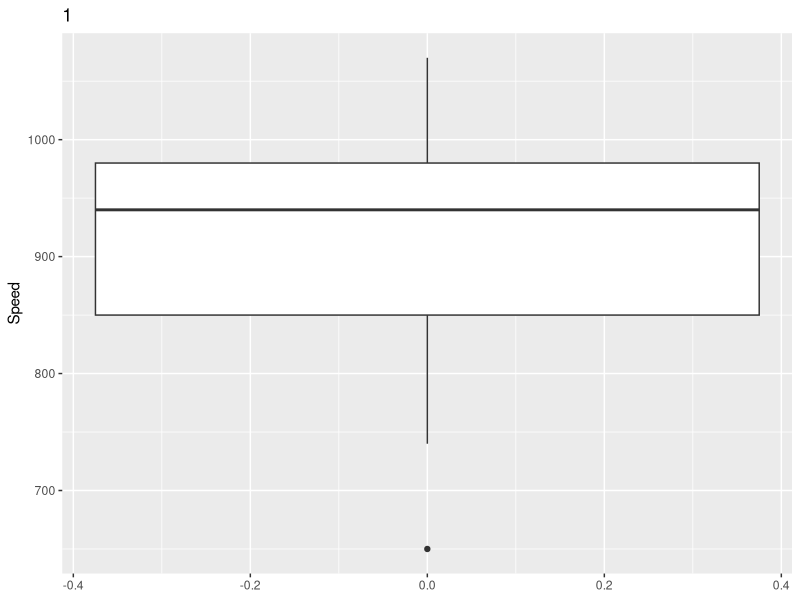
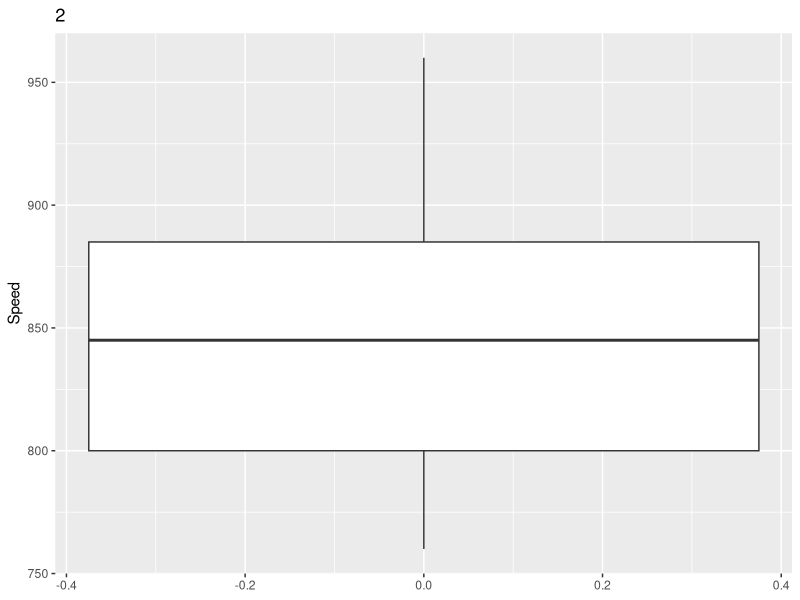
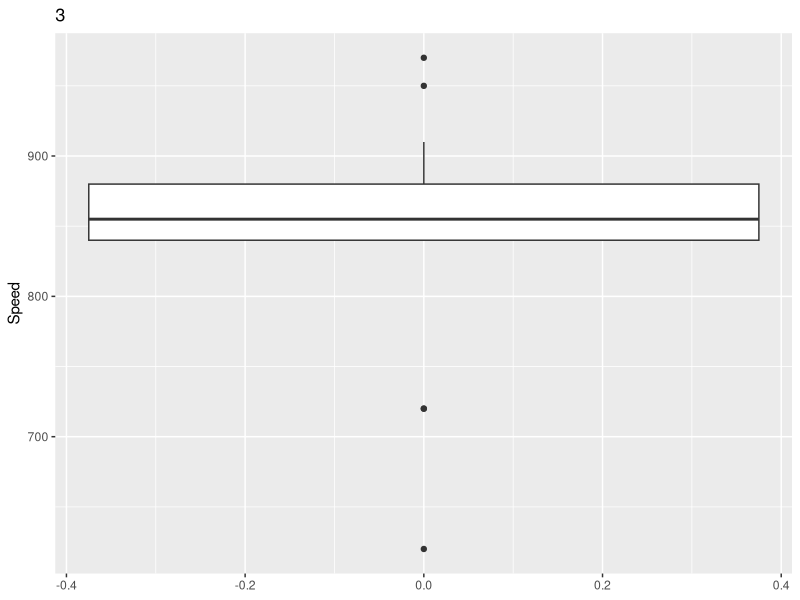
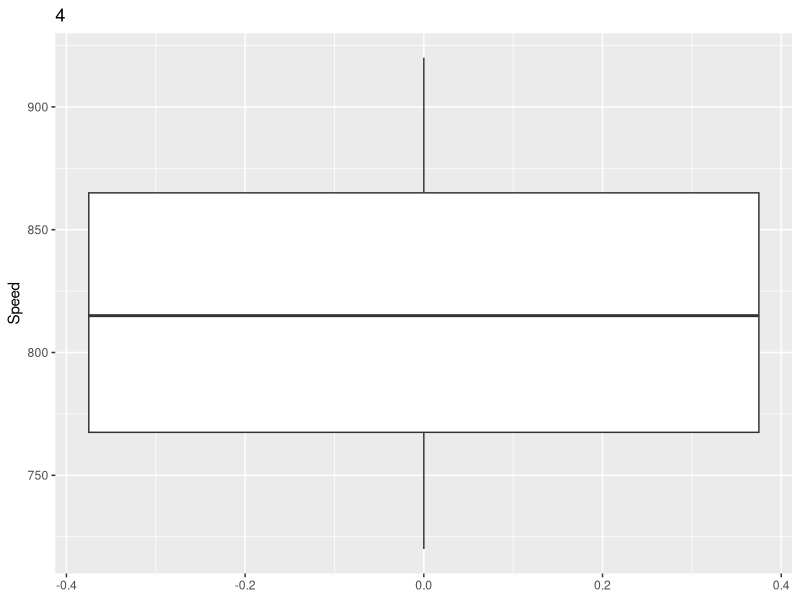
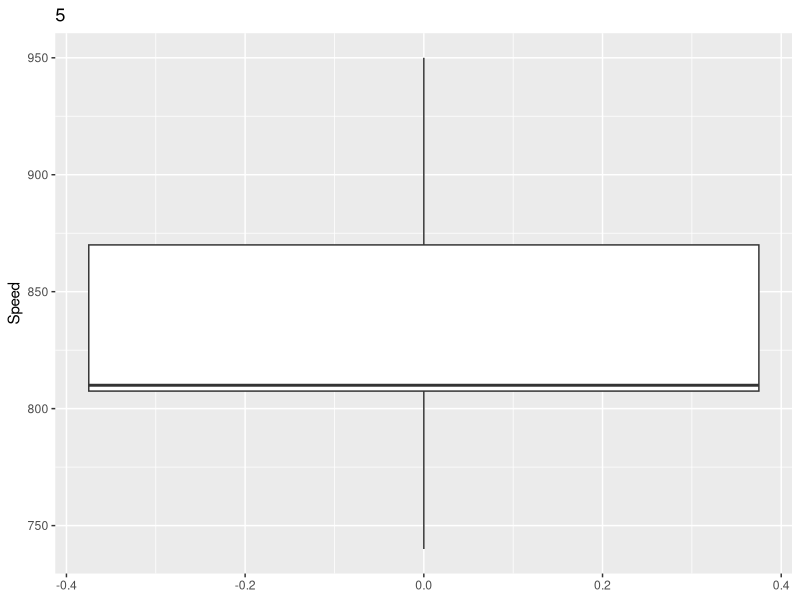
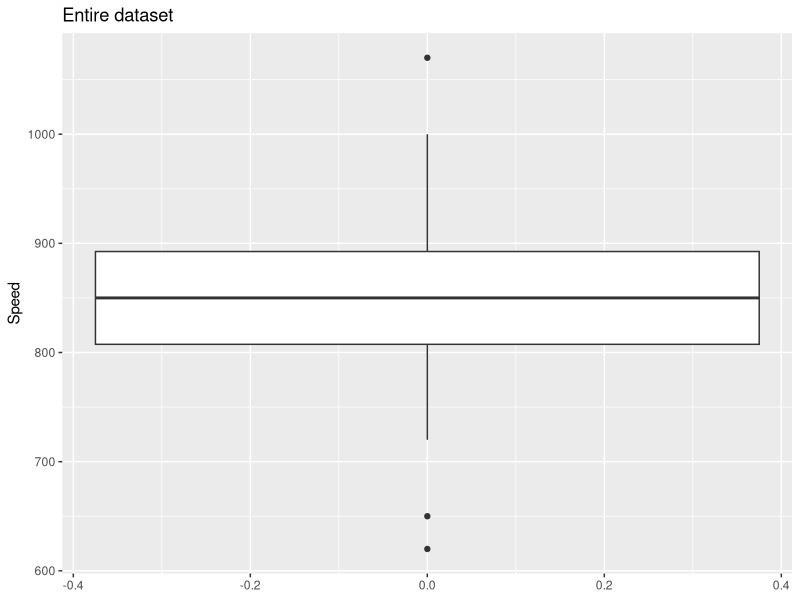
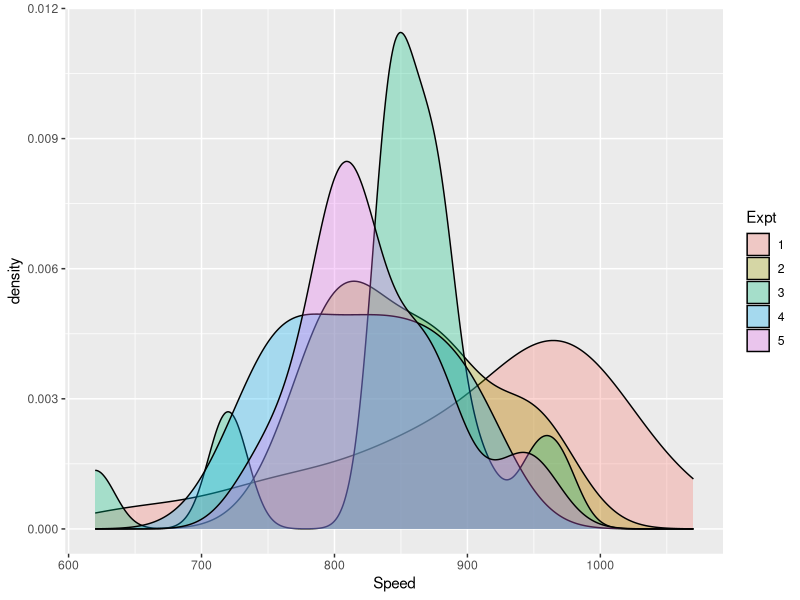
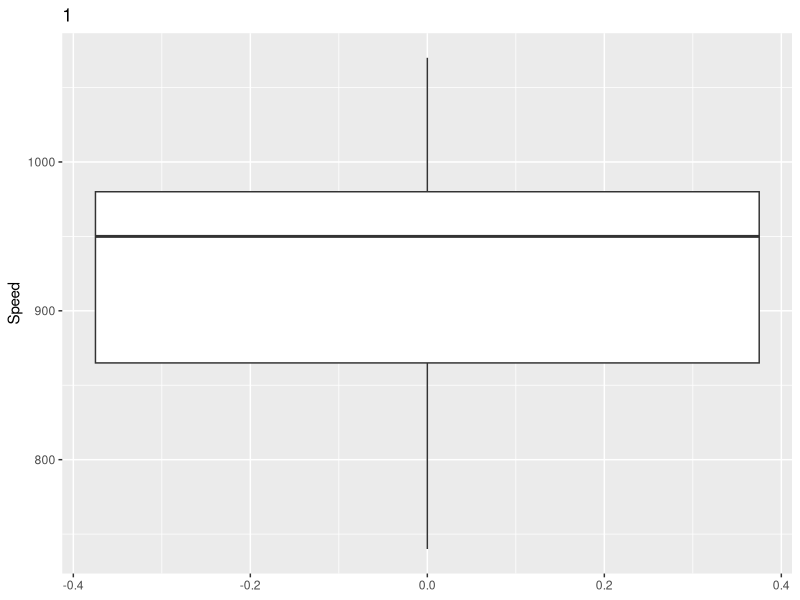

Reproduce these figures in R, in order.
## ---- chunk 1
knitr::opts_chunk$set(echo = TRUE)
## ---- chunk 2
library(dplyr)
library(ggplot2)
## ---- chunk 3
data <- read.csv("humans-names.csv")
morleydata <- read.table("morley.dat",header=T)
morley = read.table("morley.dat",header=T)

## ---- chunk 4
expt = unique(morley$Expt)
expt.i = expt[1]
mu = c()
std = c()
idx.list = list()
for(expt.i in expt)
{
  morley.i = morley[morley$Expt==expt.i,]
  print(ggplot(morley.i,aes(y=Speed)) + geom_boxplot() + ggtitle(expt.i))
  q1 = quantile(morley.i$Speed, 0.25)
  q3 = quantile(morley.i$Speed, 0.75)
  IQR = 1.5*(q3-q1)
  
  idx = which(morley.i$Speed < (q1 - IQR) | morley.i$Speed > (q3+IQR))
  #print(IQR)
  idx.list = c(idx.list, list(idx)) 
  print(morley.i$Speed[idx])
  
}
ggplot(morley,aes(y=Speed)) + geom_boxplot() + ggtitle("Entire dataset")
## ---- chunk 5
morleydata$Expt <- as.factor(morleydata$Expt)

head(morleydata)
#morley2$Expt = as.factor(morley2$Expt)
morleydata%>% ggplot(aes(x = Speed, fill = Expt))+
  geom_density(alpha = 0.3)
## ---- chunk 6

i=1
index = c()
for (expt.i in expt)
{
  idx.expt = which(morley$Expt==expt.i)
  idx = idx.expt[1] + idx.list[[i]]-1
  i=i+1
  index = c(index,idx)
}
index = setdiff(1:nrow(morley),index)
morley2 = morley[index,]
## ---- chunk 7
for(expt.i in expt)
{
  morley.i = morley2[morley2$Expt==expt.i,]
  print(ggplot(morley.i,aes(y=Speed)) + geom_boxplot() + ggtitle(expt.i))
}
## ---- chunk 8
morley2$Expt = as.factor(morley2$Expt)
morley2%>% ggplot(aes(x = Speed, fill = Expt))+
  geom_density(alpha = 0.3)

## ---- chunk 9

library(stringdist)
data = read.csv('humans-names.csv')
names = unique(data$Name)
data.2 = data
correct.names = c('James','David','Barbara','John','Michael','William','Elizabeth','Joseph','Jessica','Susan','Patricia','Robert','Linda','Mary','Marie','Jennifer','Richard','Jon')
names.mat = outer(correct.names,names,function(x,y){stringdist(x,y)})
idx = apply(names.mat,2,function(x){which(x<=2)})
for(i in 1:length(names))
{
  if(length(idx[[i]])==1)
    data.2$Name[data$Name==names[i]] = correct.names[idx[[i]]]
  else
  {  
    if(names[i]=='eJohn')
      data.2$Name[data$Name==names[i]] = 'John'
    else if(names[i]=='ohn')
      data.2$Name[data$Name==names[i]] = 'John'
    else if(names[i]=='Jeon')
      data.2$Name[data$Name==names[i]] = 'Jon'
    else if(names[i]=='Johen')
      data.2$Name[data$Name==names[i]] = 'John'
    else if(names[i]=='Mari')
      data.2$Name[data$Name==names[i]] = 'Marie'
    else if(names[i]=='oJhn')
      data.2$Name[data$Name==names[i]] = 'John'
    else if(names[i]=='Joh')
      data.2$Name[data$Name==names[i]] = 'John'
    else if(names[i]=='Maire')
      data.2$Name[data$Name==names[i]] = 'Marie'
    else if(names[i]=='on')
      data.2$Name[data$Name==names[i]] = 'Jon'
    else if(names[i]=='Marei')
      data.2$Name[data$Name==names[i]] = 'Marie'
    else if(names[i]=='Mar')
      data.2$Name[data$Name==names[i]] = 'Mary'
     else if(names[i]=='Jhn')
      data.2$Name[data$Name==names[i]] = 'John'
    else if(names[i]=='Maire')
      data.2$Name[data$Name==names[i]] = 'Marie'
    else if(names[i]=='Jn')
      data.2$Name[data$Name==names[i]] = 'Jon'
    else if(names[i]=='Marey')
      data.2$Name[data$Name==names[i]] = 'Mary'
    else if(names[i]=='Jhon')
      data.2$Name[data$Name==names[i]] = 'John'
     else if(names[i]=='Jonh')
      data.2$Name[data$Name==names[i]] = 'John'
    else if(names[i]=='Joen')
      data.2$Name[data$Name==names[i]] = 'Jon'
    else if(names[i]=='Jo')
      data.2$Name[data$Name==names[i]] = 'Jon'
   
  }
}
print(data.2$Name[!data.2$Name%in%correct.names])
## ---- chunk 10
names = data$Name[!data$Name%in%correct.names]
correct = data.2$Name[!data$Name%in%correct.names]
dist = data.frame(correct,stringdist(names,correct,method='dl'))
colnames(dist)= c('Name','distance')
ggplot(dist,aes(x=distance,group=Name)) + geom_histogram(binwidth=1)+xlab('Number of mistakes')+facet_wrap(Name~.) +ggtitle('Histogram of number of spelling mistakes for each name.')
## ---- chunk 11
names = unique(data$Name)
clean.data = function(data)
{
  data.3 = data
  correct.names = c('James','David','Barbara','John','Michael','William','Elizabeth','Joseph','Jessica','Susan','Patricia','Robert','Linda','Mary','Marie','Jennifer','Richard','Jon')
  names.mat = outer(correct.names,names,function(x,y){stringdist(x,y)})
  idx = apply(names.mat,2,function(x){which(x<=2)})
  for(i in 1:length(names))
  {
    data.3$Name[data$Name==names[i]] = correct.names[idx[[i]]][1]
  }
  return(data.3) 
}
data.3 = clean.data(data)
acc=length(data.3$Name[data.3$Name==data.2$Name])/length(data.3$Name)*100
print('Accuracy:')
print(sprintf('%f%s',acc,'%'))
